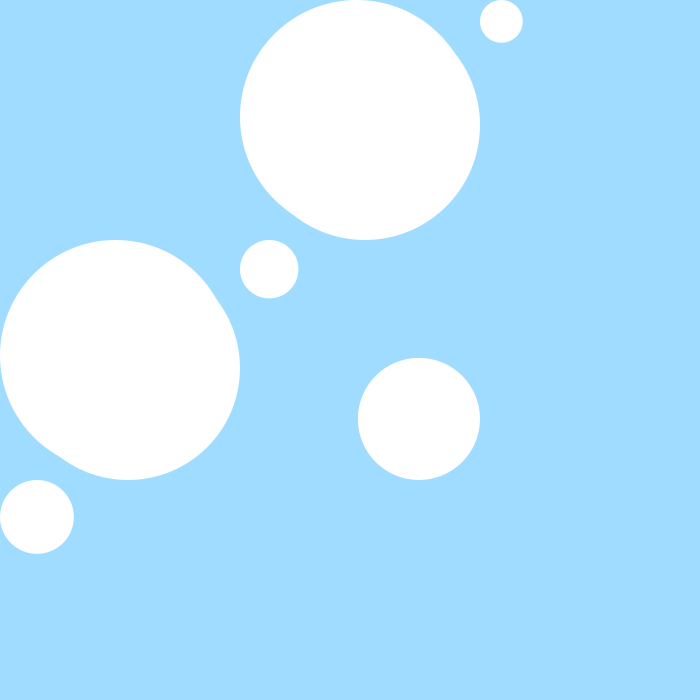
Frame 1 (no input)
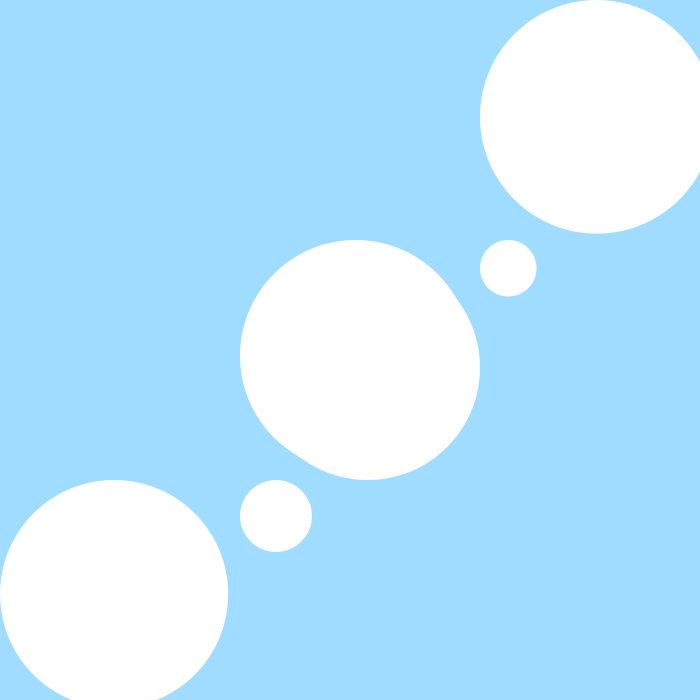
Frame 60 (the mouse pressed at the canvas centre just before this capture)
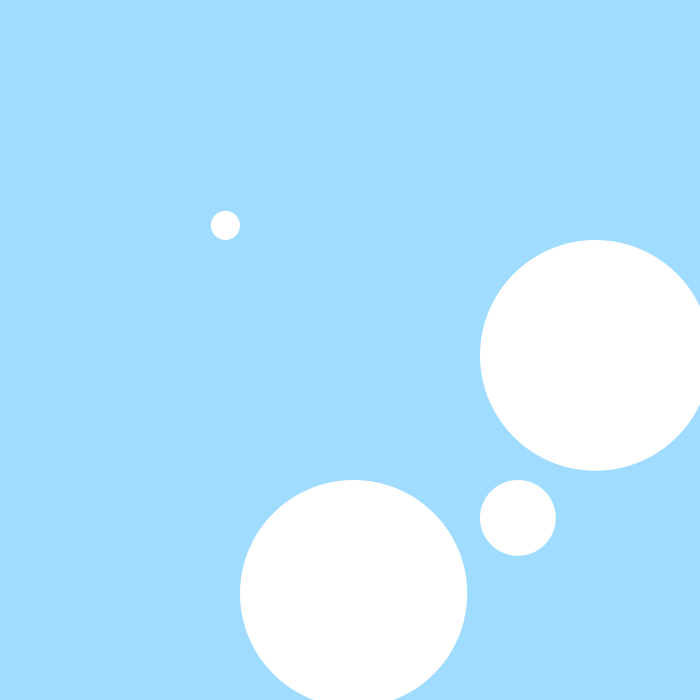
Frame 120 (the mouse held since frame 60 and released just before this capture)

The Processing sketch that drew these frames (run headless with seeded random() and noise(); from frame 60 on, the mouse is pressed at the canvas centre):

// Processing sketch: Sketch_14
// ── Sketch_14.pde
int distance = 240;

void setup() {
  size(700, 700);
  noStroke();
}

void draw() {
  background(160, 220, 255);
  for (int x = 0; x <= width; x+= distance) {
    for (int y = 0; y <= height; y+= distance) {
      float siz = distance * sin(frameCount/40.0f + x/50.0f + y/8.0f) + 5;
      ellipse(x - siz/2, y - siz/2, siz, siz);
     
    }
  
  }
}
